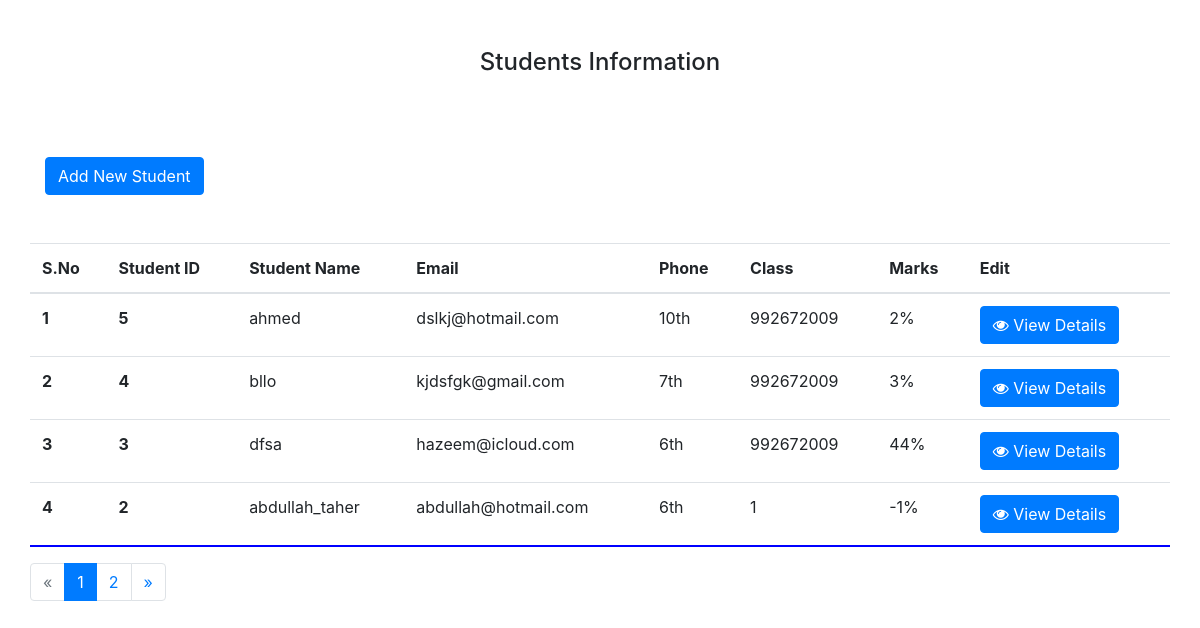
The page / on the database its author committed.
### students/models.py (models this page shows, shortened)
class student(models.Model):
    classes = [
        ('5th','class 5th'),
        ('6th','class 6th'),
        ('7th','class 7th'),
        ('8th','class 8th'),
        ('9th','class 9th'),
        ('10th','class 10th'),
    ]
    name = models.CharField(max_length=500, verbose_name='Student Name')
    fname = models.CharField(max_length=500, verbose_name='Father Name')
    dob = models.DateField(auto_now_add=False, verbose_name='Date of Birth')
    address = models.CharField(max_length=500)
    city = models.CharField(max_length=50)
    state = models.CharField(max_length=50)
    pin = models.CharField(max_length=500)
    phone = models.IntegerField()
    email = models.EmailField(max_length=254)
    classes = models.CharField(max_length=50, choices=classes)
    marks = models.IntegerField(verbose_name='Percentage')
    enrolled = models.DateTimeField(auto_now_add=True)

### students/views.py (the view)
# urls.py: path('', views.home, name='home'),
def home(request):
    stu = student.objects.all().order_by('-enrolled')
    paginator = Paginator(stu, 4)
    page = request.GET.get('page')
    try:
        studs = paginator.page(page)
    except PageNotAnInteger:
        studs = paginator.page(1)
    except EmptyPage:
        studs = paginator.page(paginator.num_pages)
    context = {'stu':stu, 'studs':studs}
    return render(request, 'index.html', context)

### students/templates/index.html (shortened to what this page needs)
{% load static %}
<!doctype html>
<html lang="en">
  <head>
    <link rel="stylesheet" href="https://maxcdn.bootstrapcdn.com/bootstrap/4.0.0/css/bootstrap.min.css">
    <link rel="stylesheet" href="https://cdnjs.cloudflare.com/ajax/libs/font-awesome/4.7.0/css/font-awesome.min.css">
  </head>
  <body>
    <div class="col-lg-12">
    <div class="container">
    <div class="row">
    <div class="col-lg-12">
    <div class="row">
    <div class="col-lg-12 text-center mt-5">
    <h4>Students Information</h4> <br>
    </div>
    <div class="col-lg-6 mt-5 mb-5">
    <a href="{% url 'add' %}" class="btn btn-primary">Add New Student</a>
    </div>
    <div class="col-lg-6"></div>
    </div>
    </div>
    <table class="table table-hover" style="height:300px; overflow-y:scroll; border-bottom:2px blue solid;">
  <thead>
    <tr>
      <th scope="col">S.No</th>
      <th scope="col">Student ID</th>
      <th scope="col">Student Name</th>
      <th scope="col">Email</th>
      <th scope="col">Phone</th>
      <th scope="col">Class</th>
      <th scope="col">Marks</th>
      <th scope="col">Edit</th>
    </tr>
  </thead>
  <tbody>
    {% for i in studs %}
    <tr>
      <th scope="row">{{forloop.counter}}</th>
      <th scope="row">{{i.id}}</th>
      <td>{{i.name}}</td>
      <td>{{i.email}}</td>
      <td>{{i.classes}}</td>
      <td>{{i.phone}}</td>
      <td>{{i.marks}}%</td>
      <td><button type="button" class="btn btn-primary" data-toggle="modal" data-target="#demo{{i.id}}">
<i class="fa fa-eye" aria-hidden="true"></i> View Details
</button></td>
    </tr>
    {% endfor %}
  </tbody>
</table>
<nav aria-label="Page navigation example text-center">
{% if studs.has_other_pages %}
  <ul class="pagination">
    {% if studs.has_previous %}
      <li class="page-item"><a class="page-link" href="?page={{ studs.previous_page_number }}">&laquo;</a></li>
    {% else %}
      <li class="disabled page-item"><span class="page-link">&laquo;</span></li>
    {% endif %}
    {% for i in studs.paginator.page_range %}
      {% if studs.number == i %}
        <li class="page-item active"><span class="page-link">{{ i }} <span class="sr-only">(current)</span></span></li>
      {% else %}
        <li class="page-item"><a class="page-link" href="?page={{ i }}">{{ i }}</a></li>
      {% endif %}
    {% endfor %}
    {% if studs.has_next %}
      <li class="page-item"><a class="page-link" href="?page={{ studs.next_page_number }}">&raquo;</a></li>
    {% else %}
      <li class="page-item disabled"><span>&raquo;</span></li>
    {% endif %}
  </ul>
{% endif %}
</nav>
    </div>
    </div>
    </div>
  </body>
</html>

### rows shown on the page
student: id "5", name "ahmed", email "dslkj@hotmail.com", classes "10th", phone "992672009", marks "2"
student: id "4", name "bllo", email "kjdsfgk@gmail.com", classes "7th", phone "992672009", marks "3"
student: id "3", name "dfsa", email "hazeem@icloud.com", classes "6th", phone "992672009", marks "44"
student: id "2", name "abdullah_taher", email "abdullah@hotmail.com", classes "6th", phone "1", marks "-1"

### other values the page prints
{{ i }} "1"
{{ i }} "2"
